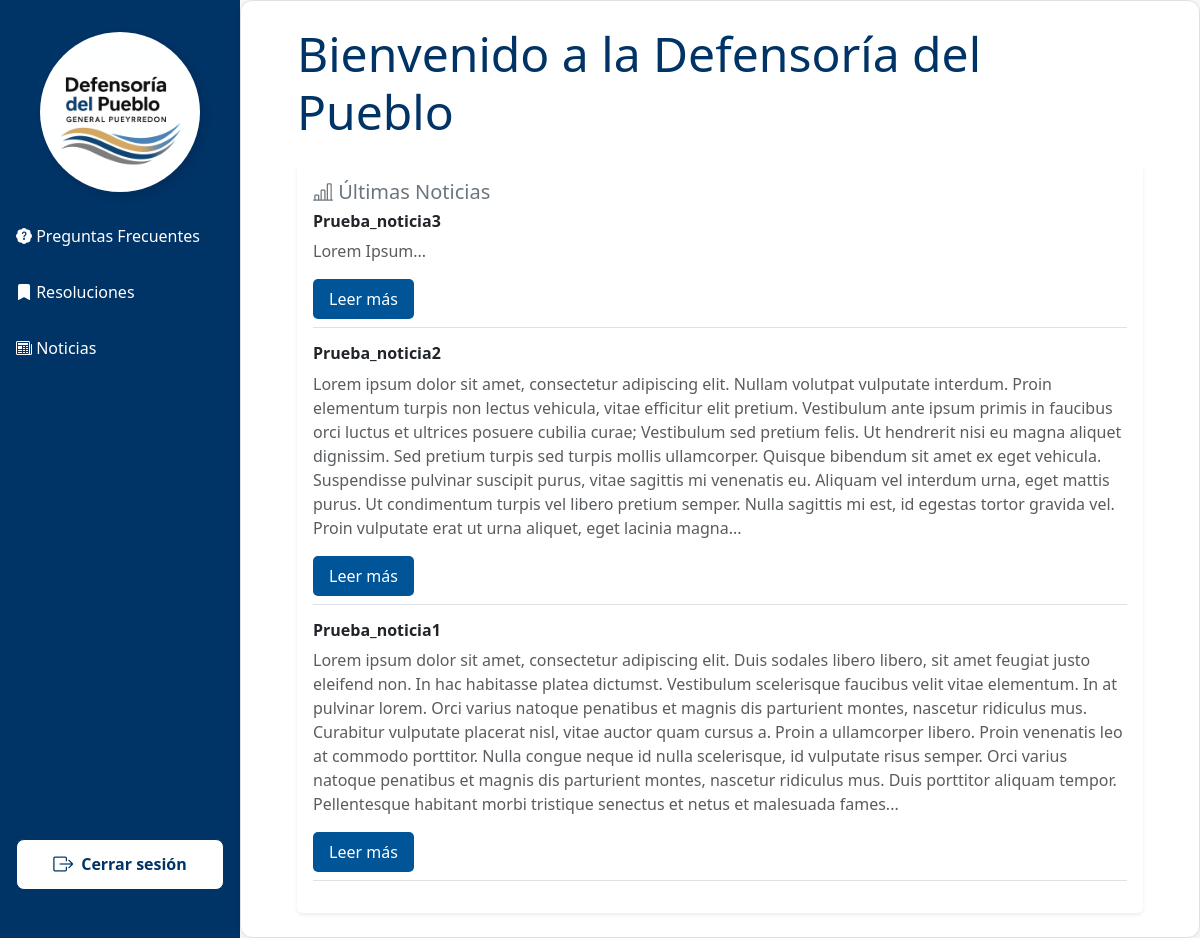
Screenshot of /principal/index.php with the database file from the repository.
### tables this page shows
CREATE TABLE `noticias` (
  `noticia_id` int(10) UNSIGNED NOT NULL,
  `titulo` varchar(100) NOT NULL COMMENT 'Este campo hace refencia al titulo que tiene la noticia',
  `contenido` text NOT NULL COMMENT 'En este campo se cargara todo el contenido de la noticia',
  `fecha_creacion` datetime NOT NULL DEFAULT current_timestamp(),
  `fecha_publicacion` datetime NOT NULL COMMENT 'Fecha en la que aparecera la noticia visible',
  `fecha_finalizacion` datetime NOT NULL COMMENT 'Fecha en la que la noticia dejara de estar visible',
  `autor` varchar(50) NOT NULL,
  `foto` varchar(50) DEFAULT NULL COMMENT 'Guarda el nombre de la foto',
  `estado` tinyint(4) NOT NULL DEFAULT 1 COMMENT 'Estado de visibilidad (activo 1 - inactivo 0)'
);

### vistas/principal/principal.php (the view)
<?php
$sql_noticia = "SELECT noticia_id, titulo, contenido, fecha_publicacion FROM noticias ORDER BY fecha_creacion DESC LIMIT 3";
$resultado_not = mysqli_query($link, $sql_noticia);
?>
<div class="container">
  <h1 class="display-5 mb-4">Bienvenido a la Defensoría del Pueblo</h1>
  <div class="card shadow-sm border-0">
    <div class="card-body">
      <h5 class="card-title text-secondary"><i class="bi bi-bar-chart-line"></i>&nbsp;Últimas Noticias</h5>
      <?php while ($noticia = mysqli_fetch_assoc($resultado_not)) {
        $resumen = implode(' ', array_slice(explode(' ', strip_tags($noticia['contenido'])), 0, 100));
      ?>
        <div class="mb-3 border-bottom pb-2">
          <h6 class="fw-bold"><?= htmlspecialchars($noticia['titulo']) ?></h6>
          <p class="text-muted"><?= $resumen ?>...</p>
          <a href="?vista=noticia&id=<?= $noticia['noticia_id'] ?>" class="btn-cargar">Leer más</a>
        </div>
      <?php } ?>
    </div>
  </div>
</div>

### plantilla/style.css (style rules this page uses)
html, body { margin: 0; background-color: #f7f9f9; display: flex; flex-direction: column; height: 100%; }
.container { width: 100%; padding-left: 1rem; padding-right: 1rem; }
body { font-family: 'Segoe UI', sans-serif; color: #333; }
h1, h2, h3 { color: #003366; }
.btn-cargar { background-color: #005599; color: white; border: none; font-weight: 500; padding: 0.5rem 1rem; border-radius: 5px; text-decoration: none; display: inline-block; transition: background-color 0.3s ease; }

### rows the page displays
noticias: titulo "Prueba_noticia3", contenido "Lorem Ipsum"
noticias: titulo "Prueba_noticia2", contenido "Lorem ipsum dolor sit amet, consectetur adipiscing elit. Nullam volutpat vulputate interdum. Proin elementum turpis non lectus vehicula, vitae efficitur elit pretium. Vestibulum ante ipsum primis in faucibus orci luctus et ultrices posuere cubilia curae; Vestibulum sed pretium felis. Ut hendrerit nisi eu magna aliquet dignissim. Sed pretium turpis sed turpis mollis ullamcorper. Quisque bibendum sit amet ex eget vehicula. Suspendisse pulvinar suscipit purus, vitae sagittis mi venenatis eu. Aliquam vel interdum urna, eget mattis purus. Ut condimentum turpis vel libero pretium semper. Nulla sagittis mi est, id egestas tortor gravida vel. Proin vulputate erat ut urna aliquet, eget lacinia magna"
noticias: titulo "Prueba_noticia1", contenido "Lorem ipsum dolor sit amet, consectetur adipiscing elit. Duis sodales libero libero, sit amet feugiat justo eleifend non. In hac habitasse platea dictumst. Vestibulum scelerisque faucibus velit vitae elementum. In at pulvinar lorem. Orci varius natoque penatibus et magnis dis parturient montes, nascetur ridiculus mus. Curabitur vulputate placerat nisl, vitae auctor quam cursus a. Proin a ullamcorper libero. Proin venenatis leo at commodo porttitor. Nulla congue neque id nulla scelerisque, id vulputate risus semper. Orci varius natoque penatibus et magnis dis parturient montes, nascetur ridiculus mus. Duis porttitor aliquam tempor. Pellentesque habitant morbi tristique senectus et netus et…"
